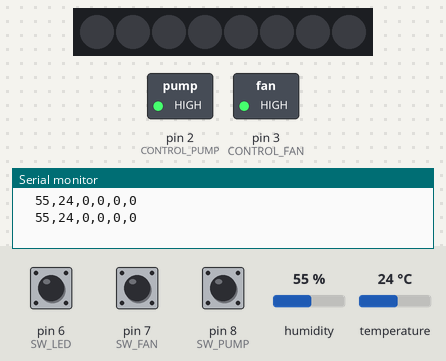
Recording of a sketch running on a simulated Arduino Uno, built with avr-gcc and run on an emulated ATmega328P. Shown: 8 RGB LEDs in strip order, left to right, switched loads named in the sketch (green lamp = pin HIGH), the last lines printed to the serial monitor. Inputs (shaded band) come from the test bench; at power-on: pin 6 (SW_LED) LOW, pin 7 (SW_FAN) LOW, pin 8 (SW_PUMP) LOW, humidity 55 %, temperature 24 °C.

Above: at 3.8 s.
3.9 s: pin 6 (SW_LED) pulled HIGH for 3 s
At 7.4 s:
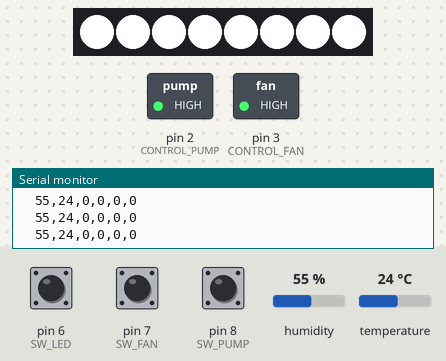
8.4 s: pin 7 (SW_FAN) pulled HIGH for 3 s
At 9.9 s:
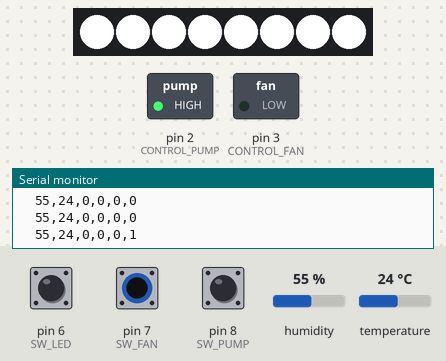
12.9 s: pin 8 (SW_PUMP) pulled HIGH for 3 s
At 16.2 s:
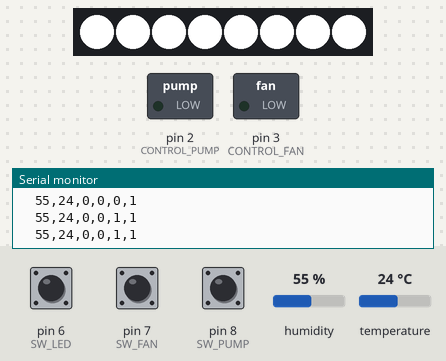
17.4 s: pin 7 (SW_FAN) pulled HIGH for 3 s
At 18.8 s:
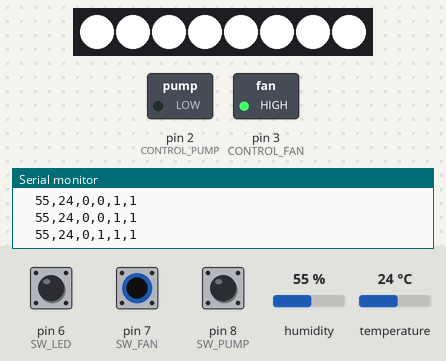
21.9 s: pin 6 (SW_LED) pulled HIGH for 3 s
At 25.3 s:
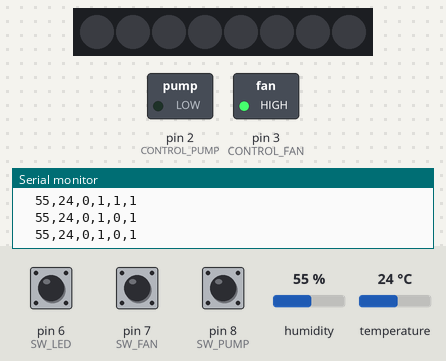
Timing chart, 0 to 26.8 s (numbered marks = the images above; inputs shaded):
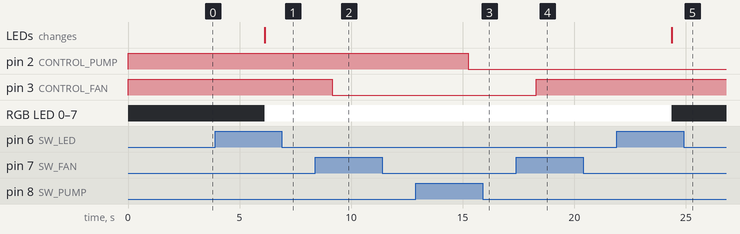

Measured:
- after the input at 3.9 s, RGB LED 0–7: off → RGB(255, 255, 255) after 2.2 s; the LEDs: change after 2.2 s (image 1)
- after the input at 8.4 s, pin 3 (CONTROL_FAN): HIGH → LOW after 0.76 s
- after the input at 12.9 s, pin 2 (CONTROL_PUMP): HIGH → LOW after 2.3 s
- after the input at 17.4 s, pin 3 (CONTROL_FAN): LOW → HIGH after 0.88 s
- after the input at 21.9 s, RGB LED 0–7: RGB(255, 255, 255) → off after 2.5 s; the LEDs: change after 2.5 s (image 5)

The sketch:

SmartFarm_notContainSoilWater__KDH.ino
```cpp
/*안드로이드 제어코드
1001:워터펌프 활성화  | 1000:워터펌프 비활성화
2001:환풍기 활성화    | 2000:환풍기 비활성화
3001:LED 활성화       | 3000:LED 비활성화
4***:자동모드 토양수분량 설정
5***:자동모드 습도 조절
9001:자동모드 ON      | 9000:자동모드 OFF
*/


//라이브러리 호출부
#include <SoftwareSerial.h>   //블루투스통신을 위한 라이브러리(Software로 시리얼통신을 하기 위함)
#include "DHT.h"              //온습도센서를 위한 라이브러리
#include <Adafruit_NeoPixel.h>//NeoPixel-8 LED를 위한 라이브러리


//PinMapping부
#define CONTROL_PUMP 2  //펌프상태변환(릴레이 In1)
#define CONTROL_FAN 3   //환풍기상태변환(릴레이 In2)
#define NEO_LED 4       //NeoPixel-8 LED
#define TEMP_HUM 5      //온습도센서
#define SW_LED 6        //8-LED제어 Switch
#define SW_FAN 7        //환풍기제어 Switch
#define SW_PUMP 8       //펌프제어 Switch
#define BLUETOOTH_TX 9  //블루투스 송신
#define BLUETOOTH_RX 10 //블루투스 수신
///////////////////////////////////////////////////////////////////////////////////////#define SOIL_MOISTURE A0//토양수분센서


//그 밖의 가시성을 위한 상수부
#define DHT_TYPE DHT11        //DHT의 Type(온도오차:2, 습도오차:5%) | DHT22(온도오차:0.5, 습도오차:2%) | Type는 하드웨어의 스펙을 보고 결정
#define NUMBER_OF_LED_PIXEL 8 //NeoPixel LED에 연결되어 있는 LED 갯수
#define DELAY_LOOP 3000       //루프의 지연시간


//전역변수부
int pumpStatus  = 0;  //워터펌프의 상태
int fanStatus   = 0;  //환풍기의 상태
int LEDStatus   = 0;  //LED의 상태

///////////////////////////////////////////////////////////////////////////////////////int soilValue         = 0;    //토양수분량의 아날로그 값
///////////////////////////////////////////////////////////////////////////////////////int convertSoilValue  = 0;    //토양수분량을 백분율로 변환한 값
int humidity          = 0;    //습도값
int temperature       = 0;    //온도값

String data = "";             //온습도, 토양수분량을 블루투스송신하기 전에 담는 변수
char sendMessage[100];        //블루투스송신을 위한 문자열(블루투스 송신 시 꼭 char배열에 담아서 보내야 함)
char receiveData = 0;         //블루투스 수신 데이터 변수(데이터가 바이트단위로 들어오기 때문에 char로 선언)
String receiveMessage = "";   //바이트단위로 받은 데이터를 저장하는 변수

int inputControlCode      = 0;//안드로이드가 보낸 제어코드의 제어종류부분
int inputControlBehavior  = 0;//안드로이드가 보낸 제어코드의 제어량부분

///////////////////////////////////////////////////////////////////////////////////////int autoModeSoilMoistureValue = 0;  //자동모드에서의 기대 토양수분량 설정 값
int autoModeHumidityValue     = 90; //자동모드에서의 기대 습도 설정 값
int autoMode                  = 0;  //자동모드의 상태(1:ON, 0:OFF)


//사용자 정의 함수부
void changePumpStatusWithSW();                //Switch를 누를 때 워터펌프의 상태를 변경
void changeFanStatusWithSW();                 //Switch를 누를 때 환풍기의 상태를 변경
void changeLEDStatusWithSW();                 //Switch를 누를 때 NeoPixel LED의 상태를 변경
void changeAutoMode(int input);               //사용자가 자동모드, 수동모드 설정
void androidControlsPump(int input);          //수동모드일 때 사용자가 워터펌프를 제어
void androidControlsFan(int input);           //수동모드일 때 사용자가 환풍기를 제어
void androidControlsLED(int input);           //수동모드일 때 사용자가 NeoPixel LED를 제어
///////////////////////////////////////////////////////////////////////////////////////void autoMode_checkSoilMoisture(int input);   //자동모드일 때 토양수분량을 측정하여 설정된 기대 토양수분량에 따라 워터펌프 제어
void autoMode_checkHumidity(int input);       //자동모드일 때 습도를 측정하여 설정된 기대 습도에 따라 환풍기 제어
///////////////////////////////////////////////////////////////////////////////////////void setAutoModeSoilMoistureValue(int input); //사용자가 자동모드에서의 기대 토양수분량 설정
void setAutoModeHumidityValue(int input);     //사용자가 자동모드에서의 기대 습도 설정


//객체 선언부
DHT dht(TEMP_HUM, DHT_TYPE);  //온습도 객체 선언
SoftwareSerial BLUETOOTH(BLUETOOTH_TX, BLUETOOTH_RX); //블루투스통신을 위한 소프트웨어시리얼 객체 선언
Adafruit_NeoPixel neoLED = Adafruit_NeoPixel(NUMBER_OF_LED_PIXEL, NEO_LED, NEO_GRB + NEO_KHZ800);
/*
neoPixelLED를 위한 Adafruit_NeoPixel객체 선언

Parameter 1 = 링에 연결되어 있는 neoPixelLED LED 갯수
Parameter 2 = neoPixelLED에 연결하는데 사용하는 pin 번호
Parameter 3 = pixel type flags, add together as needed:
        - NEO_KHZ800 800 KHz bitstream (most NeoPixel products w/WS2812 LEDs)
        - NEO_KHZ400 400 KHz (classic 'v1' (not v2) FLORA pixels, WS2811 drivers)
        - NEO_GRB Pixels are wired for GRB bitstream (most NeoPixel products)
        - NEO_RGB Pixels are wired for RGB bitstream (v1 FLORA pixels, not v2)
*/


//아두이노 setUp부
void setup() {
  Serial.begin(9600);     //시리얼모니터 시작
  BLUETOOTH.begin(9600);  //블루투스 시작
  neoLED.begin();         //LED 시작
  dht.begin();

  for(int i=0;i<NUMBER_OF_LED_PIXEL;i++) {  //LED 활성화
    neoLED.setPixelColor(i, 0, 0, 0); //각 핀의 RGB값 설정
      ///////////////////////////////////////////////////////////////////////////////////////neoLED.show();                          //LED에 설정값 적용
  }

  pinMode(CONTROL_PUMP, OUTPUT);
  pinMode(CONTROL_FAN, OUTPUT);
  pinMode(SW_PUMP, INPUT);
  pinMode(SW_FAN, INPUT);
  pinMode(SW_LED, INPUT);

  digitalWrite(CONTROL_PUMP, !pumpStatus);
  digitalWrite(CONTROL_FAN, !fanStatus);
}


//아두이노 loop부
void loop() {
  ///////////////////////////////////////////////////////////////////////////////////////soilValue         = analogRead(SOIL_MOISTURE);          //토양수분값 가져오기
  ///////////////////////////////////////////////////////////////////////////////////////convertSoilValue  = map(soilValue, 220, 1023, 100, 0);  //토양수분값 비율로 전환
  humidity          = dht.readHumidity();                 //습도값 가져오기
  temperature       = dht.readTemperature();              //온도값 가져오기

  ///////////////////////////////////////////////////////////////////////////////////////data = "  "+(String)convertSoilValue + "," + (String)humidity + "," + (String)temperature + "," + (String)autoMode + "," + (String)pumpStatus + "," + (String)fanStatus + "," + (String)LEDStatus;

  if((humidity != 0)&&(temperature != 0)) {
    data = "  " + (String)humidity + "," + (String)temperature + "," + (String)autoMode + "," + (String)pumpStatus + "," + (String)fanStatus + "," + (String)LEDStatus;
    //온습도, 토양수분량을 String에 저장
    //앞뒤로 한칸씩 주는 이유는 라즈베리파이에서 블루투스를 수신할 때
    //앞 뒤로 한칸씩 잘라야 온전한 데이터가 나오기 때문임. 나중에 더 디버깅할 필요 있음
    Serial.println(data);
    data.toCharArray(sendMessage, data.length()+1); //String에 저장된 데이터를 char배열로 옮김
    BLUETOOTH.write(sendMessage);                   //블루투스 송신
  }

  changePumpStatusWithSW(); //스위치가 눌리면 워터펌프 상태 변경
  changeFanStatusWithSW();  //스위치가 눌리면 환풍기 상태 변경
  changeLEDStatusWithSW();  //스위치가 눌리면 LED 상태 변경

  ///////////////////////////////////////////////////////////////////////////////////////autoMode_checkSoilMoisture(convertSoilValue); //자동모드일 때 설정값 check
  autoMode_checkHumidity(humidity);             //자동모드일 때 설정값 check

  while(BLUETOOTH.available()) {    //라즈베리파이로부터 수신된 블루투스 값이 있을 때
    receiveData = BLUETOOTH.read(); //수신데이터를 받음(바이트단위로 받음)

    if((receiveData >= '0' && receiveData <= '9') || receiveData == '\n') { //수신데이터를 String에 저장(수신할 때 이상한 값을 필터링)
      receiveMessage.concat(receiveData);
    }
    if(receiveData == '\n') {         //수신데이터가 끝났을 때
      Serial.println(receiveMessage); /////////////////////////////////////////////////디버깅 코드
      inputControlCode = receiveMessage.toInt()/1000;    //제어코드의 제어종류부분을 분리
      inputControlBehavior = receiveMessage.toInt()%1000;//제어코드의 제어량부분을 분리

      /*안드로이드 제어코드
      1001:워터펌프 활성화  | 1000:워터펌프 비활성화
      2001:환풍기 활성화    | 2000:환풍기 비활성화
      3001:LED 활성화       | 3000:LED 비활성화
      4***:자동모드 토양수분량 설정(10 ~ 99)
      5***:자동모드 습도 조절(10 ~ 99)
      9001:자동모드 ON      | 9000:자동모드 OFF
      */
      switch(inputControlCode) {
        case 1:
          androidControlsPump(inputControlBehavior);  //수동모드일 때 사용자가 워터펌프를 제어
          break;
        case 2:
          androidControlsFan(inputControlBehavior);   //수동모드일 때 사용자가 환풍기를 제어
          break;
        case 3:
          androidControlsLED(inputControlBehavior);   //수동모드일 때 사용자가 NeoPixel LED를 제어
          break;
          ///////////////////////////////////////////////////////////////////////////////////////case 4:
            ///////////////////////////////////////////////////////////////////////////////////////setAutoModeSoilMoistureValue(inputControlBehavior); //자동모드일 때 기대 토양수분량 설정
            ///////////////////////////////////////////////////////////////////////////////////////break;
        case 5:
          setAutoModeHumidityValue(inputControlBehavior);     //자동모드일 때 기대 습도 설정
          break;
        case 9:
          changeAutoMode(inputControlBehavior);       //사용자가 자동모드, 수동모드 설정
        default:
          break;
      }
      receiveMessage = "";  //String 초기화
    }
  }

  delay(DELAY_LOOP);  //아두이노의 과부화를 줄이기 위해 딜레이 설정
}


//사용자 함수 구현부
//Switch를 누를 때 워터펌프의 상태를 변경
void changePumpStatusWithSW() {
  if(digitalRead(SW_PUMP) == HIGH) {  //스위치가 눌렸을 때
    pumpStatus = !pumpStatus;         //현재 워터펌프의 상태를 변경
  }
  digitalWrite(CONTROL_PUMP, !pumpStatus);
}

//Switch를 누를 때 환풍기의 상태를 변경
void changeFanStatusWithSW() {
  if(digitalRead(SW_FAN) == HIGH) {
    fanStatus = !fanStatus;
  }
  digitalWrite(CONTROL_FAN, !fanStatus);
}

//Switch를 누를 때 NeoPixel LED의 상태를 변경
void changeLEDStatusWithSW() {
  if(digitalRead(SW_LED) == HIGH) {
    LEDStatus = !LEDStatus;
    if(LEDStatus == false) {
       for(int i=0;i<NUMBER_OF_LED_PIXEL;i++) {
        neoLED.setPixelColor(i, 0, 0, 0);
        neoLED.show();
       }
    } else {
      for(int i=0;i<NUMBER_OF_LED_PIXEL;i++) {
        neoLED.setPixelColor(i, 255, 255, 255);
        neoLED.show();
      }
    }
  }
}

//사용자가 자동모드, 수동모드 설정
void changeAutoMode(int input) {
  if(input == 1) {
    autoMode = 1;
  } else {
    autoMode = 0;
  }
}

//수동모드일 때 사용자가 워터펌프를 제어
void androidControlsPump(int input) {
  if(input == 1) {
    pumpStatus = true;
  } else {
    pumpStatus = false;
  }
  digitalWrite(CONTROL_PUMP, !pumpStatus);
}

//수동모드일 때 사용자가 환풍기를 제어
void androidControlsFan(int input) {
  if(input == 1){
    fanStatus = true;
  } else {
    fanStatus = false;
  }
  digitalWrite(CONTROL_FAN, !fanStatus);
}

//수동모드일 때 사용자가 NeoPixel LED를 제어
void androidControlsLED(int input) {
  if(input == 1) {
    for(int i=0;i<NUMBER_OF_LED_PIXEL;i++) {
      neoLED.setPixelColor(i, 255, 255, 255);
      neoLED.show();
    }
  } else {
    for(int i=0;i<NUMBER_OF_LED_PIXEL;i++) {
      neoLED.setPixelColor(i, 0, 0, 0);
      neoLED.show();
    }
  }
}

  /////////////////////////////////////////////////////////////////////////////////////////자동모드일 때 토양수분량을 측정하여 설정된 기대 토양수분량에 따라 워터펌프 제어
  /*
void autoMode_checkSoilMoisture(int input) {
  if(autoMode == 1) {
    if(input < autoModeSoilMoistureValue) {
      digitalWrite(CONTROL_PUMP, LOW);
    } else {
      digitalWrite(CONTROL_PUMP, HIGH);
    }
  }
}
*/

//자동모드일 때 습도를 측정하여 설정된 기대 습도에 따라 환풍기 제어
void autoMode_checkHumidity(int input) {
  if(autoMode == 1) {
    if(input > autoModeHumidityValue) {
      digitalWrite(CONTROL_FAN, LOW);
    } else {
      digitalWrite(CONTROL_FAN, HIGH);
    }
  }
}

  /////////////////////////////////////////////////////////////////////////////////////////사용자가 자동모드에서의 기대 토양수분량 설정
  /*
void setAutoModeSoilMoistureValue(int input) {
  autoModeSoilMoistureValue = input;
}
*/

//사용자가 자동모드에서의 기대 습도 설정
void setAutoModeHumidityValue(int input) {
  autoModeHumidityValue = input;
}
```
